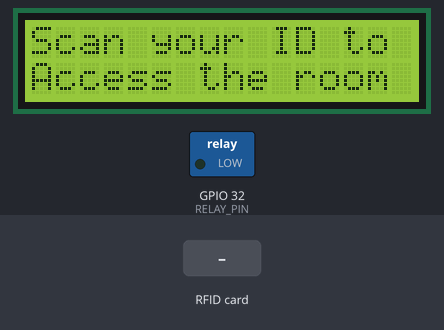
The sketch below on a simulated ESP32. Parts: 16×2 character LCD, switched loads named in the sketch (green lamp = pin HIGH). Inputs (shaded band) come from the test bench. WiFi joins after 1.5 s; servers stay silent unless stated; no MQTT or app messages arrive unless stated; what the sketch prints to the serial monitor is not drawn.

Above: at 2.8 s.
2.9 s: RFID card F1 B2 AF 7B held to the reader
At 3.7 s:
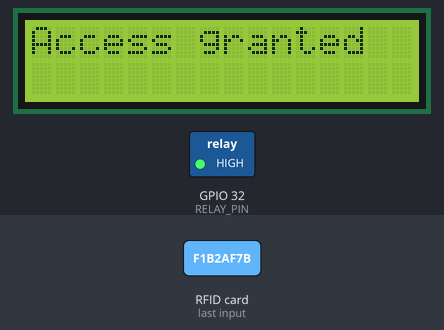
4.4 s: RFID card 5E 7A 19 C4 held to the reader
At 5.7 s:
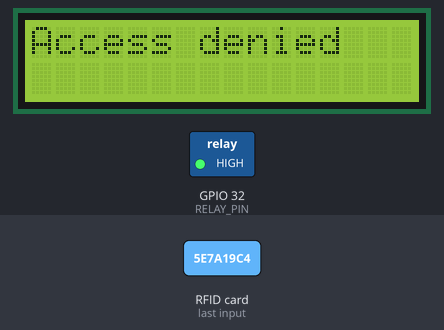
Timing chart, 0 to 9.0 s (numbered marks = the images above; inputs shaded):
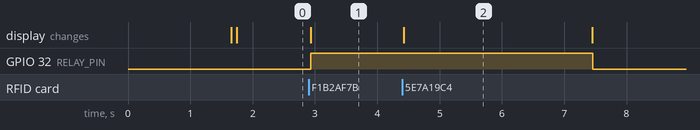

Measured:
- after the input at 2.9 s, GPIO 32 (RELAY_PIN): LOW → HIGH at once; the display: changes at once (image 1)
- after the input at 4.4 s, GPIO 32 (RELAY_PIN): HIGH → LOW after 3.1 s instead of 1.5 s; the display: changes at once (image 2)

The sketch:

DoorLockSystem.ino
```cpp
// Library
#include <SPI.h>
#include <WiFi.h>
#include <PubSubClient.h>
#include <MFRC522.h>
#include <LiquidCrystal_I2C.h>

// Defining pin
#define SS_PIN    5   // ESP32 pin GPIO5
#define RST_PIN   27  // ESP32 pin GPIO27
#define RELAY_PIN 32  // ESP32 pin GPIO32 connects to relay

// Global Variable
bool doorUnlocked = false;
unsigned long unlockTime = 0;

MFRC522 rfid(SS_PIN, RST_PIN);
LiquidCrystal_I2C lcd(0x27, 16, 2);

// UID Key
byte keyTagUID[4] = {0xF1, 0xB2, 0xAF, 0x7B};
byte TestTagUID[4];

// WiFi and MQTT Config
const char *ssidList[2] = {"Helheim"};
const char *passList[2] = {"Nastrand"};
const char *mqtt_broker = "broker.hivemq.com";
const int mqtt_port = 1883;
const char *inTopic = "device/roomA";

WiFiClient espClient;
PubSubClient client(espClient);

void displayMessage(const char* line1, const char* line2 = "") {
  lcd.clear();
  lcd.setCursor(0, 0);
  lcd.print(line1);
  lcd.setCursor(0, 1);
  lcd.print(line2);
}

bool connectWiFi() {
  for (int i = 0; i < 2; i++) {
    WiFi.begin(ssidList[i], passList[i]);
    for (int attempts = 0; attempts < 10; ++attempts) {
      if (WiFi.status() == WL_CONNECTED) {
        Serial.printf("\nConnected to %s\n", ssidList[i]);
        displayMessage("Connected to", ssidList[i]);
        return true;
      }
      delay(500);
      Serial.print(".");
    }
  }
  Serial.println("\nFailed to connect to WiFi.");
  displayMessage("WiFi connection", "failed");
  return false;
}

void reconnect() {
  displayMessage("Connecting to", "Server");
  while (!client.connected()) {
    Serial.printf("\nConnecting to %s\n", mqtt_broker);
    if (client.connect("Glass")) {
      Serial.println("Connected to MQTT broker");
      client.subscribe(inTopic);
    } else {
      Serial.print("MQTT connection failed, state: ");
      Serial.println(client.state());
      delay(2000);
    }
  }
  displayMessage("Scan your ID to", "Access the room");
}

void callback(char* topic, byte* payload, unsigned int length) {
  Serial.printf("Message arrived in topic: %s\n", topic);

  // Copy payload to parse hex values
  char payloadStr[length + 1];
  memcpy(payloadStr, payload, length);
  payloadStr[length] = '\0';

  for (int i = 0; i < 4; i++) {
    char hex[3] = {payloadStr[i * 3], payloadStr[i * 3 + 1], '\0'};
    TestTagUID[i] = strtol(hex, nullptr, 16);
  }

  Serial.print("Received UID: ");
  for (byte uid : TestTagUID) Serial.printf("0x%02X ", uid);
  Serial.println();
}

void setup() {
  Serial.begin(115200);
  SPI.begin();
  rfid.PCD_Init();
  lcd.init();
  lcd.backlight();
  pinMode(RELAY_PIN, OUTPUT);
  digitalWrite(RELAY_PIN, LOW);

  connectWiFi();
  client.setServer(mqtt_broker, mqtt_port);
  client.setCallback(callback);
}

void loop() {
  if (WiFi.status() != WL_CONNECTED) connectWiFi();
  if (!client.connected()) reconnect();
  client.loop();


  if (doorUnlocked && (millis() - unlockTime >= 3000)) {
    digitalWrite(RELAY_PIN, LOW); // Lock the door
    doorUnlocked = false;
    displayMessage("Scan your ID to", "Access the room");
  }

  if (rfid.PICC_IsNewCardPresent() && rfid.PICC_ReadCardSerial()) {
    if (memcmp(rfid.uid.uidByte, keyTagUID, 4) == 0 || memcmp(rfid.uid.uidByte, TestTagUID, 4) == 0) {
      grantAccess("Access granted");
    } else {
      denyAccess();
    }
    rfid.PICC_HaltA();
    rfid.PCD_StopCrypto1();
  }
}

void grantAccess(const char* message) {
  Serial.println(message);
  displayMessage(message);
  digitalWrite(RELAY_PIN, HIGH);  // Unlock the door
  doorUnlocked = true;
  unlockTime = millis();
}

void denyAccess() {
  Serial.print("Access denied, UID:");
  for (int i = 0; i < rfid.uid.size; i++) {
    Serial.printf(" 0x%02X", rfid.uid.uidByte[i]);
  }
  Serial.println();
  displayMessage("Access denied");
  delay(3000);
  displayMessage("Scan your ID to", "Access the room");
}
```
